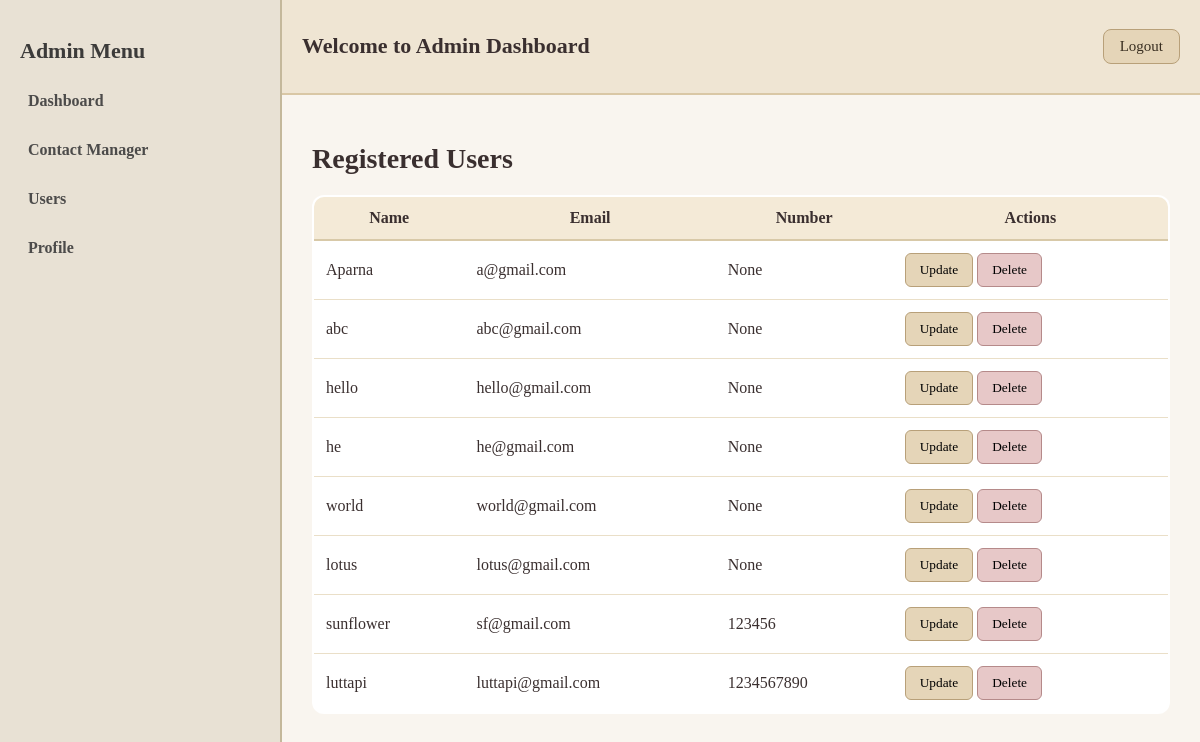
The app's page /userslist/, older data.
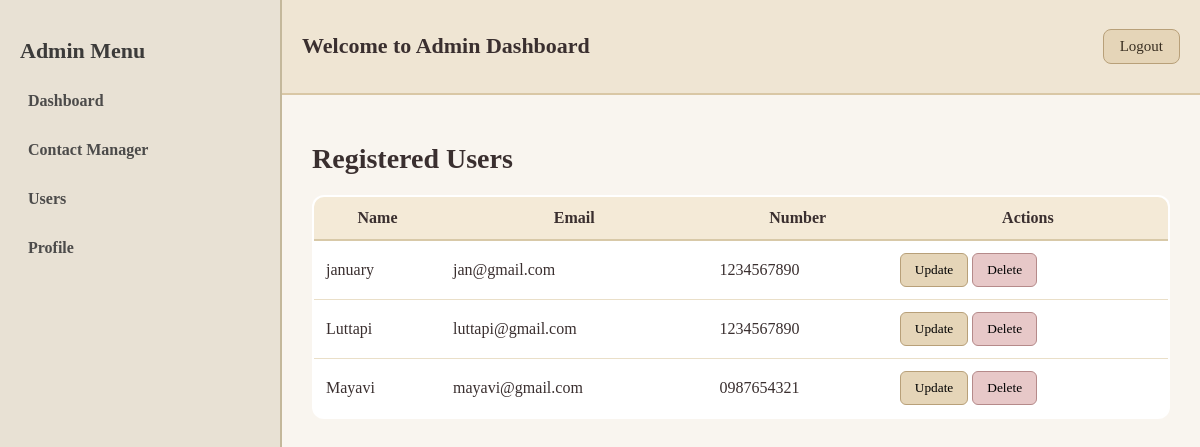
The same page, newer data.
### contacts/models.py (models this page shows)
class User(AbstractUser):
    phonenumber = models.CharField(max_length=20,blank=True,null=True)

### contacts/views.py (the view)
# urls.py: path('userslist/',views.userslist,name='userslist'),
def userslist(request):
    users_only = User.objects.filter(is_superuser=False)
    userslist = []
    for user in users_only:
        contact = user.contacts.first() if hasattr(user, 'contacts') else None
        userslist.append({
            'user_id':user.id,
            'username':user.username,
            'email':user.email,
            'phone':user.phonenumber if user.phonenumber else None,
            'contact_id':contact.id if contact else 0,
            'super_user':user.is_superuser,
        })
    return render(request,'userslist.html',{'userslist':userslist})

### contacts/templates/userslist.html (shortened to what this page needs)
{% load static %}
<!DOCTYPE html>
<html lang="en">
<head>
    <link rel="stylesheet" href="{% static 'css/userslist.css' %}">
</head>
<body>
    <div class="dashboard">
        <aside class="sidebar">
            <h2>Admin Menu</h2>
            <ul>
                <li><a href="{% url 'admindashboard' %}">Dashboard</a></li>
                <li><a href="{% url 'contactlist' %}">Contact Manager</a></li>
                <li><a href="{% url 'userslist' %}">Users</a></li>
                <li><a href="{% url 'profile' %}">Profile</a></li>
            </ul>
        </aside>
        <div class="main">
            <nav class="topnav">
                <h1>Welcome to Admin Dashboard</h1>
                <a href="{% url 'login' %}" class="logout-btn">Logout</a>
            </nav>
            <div class="content">
                <h1>Registered Users</h1>
                <table class="user-table">
                    <thead>
                        <tr>
                            <th>Name</th>
                            <th>Email</th>
                            <th>Number</th>
                            <th>Actions</th>
                        </tr>
                    </thead>
                    <tbody>
                        {% for x in userslist %}
                        <tr>
                            <td>{{ x.username }}</td>
                            <td>{{ x.email }}</td>
                            <td>{{ x.phone }}</td>
                            <td>
                                <a href="{% url 'update_user' x.user_id %}"><button class="update-btn">Update</button></a>
                                <a href="{% url 'delete_user' x.user_id %}"><button class="delete-btn">Delete</button></a>
                            </td>
                        </tr>
                        {% endfor %}
                    </tbody>
                </table>
            </div>
        </div>
    </div>
</body>
</html>

Row changes from the older to the newer data that the page shows:
removed User: username "Aparna", email "a@gmail.com"
removed User: username "abc", email "abc@gmail.com"
removed User: username "hello", email "hello@gmail.com"
removed User: username "he", email "he@gmail.com"
removed User: username "world", email "world@gmail.com"
removed User: username "lotus", email "lotus@gmail.com"
removed User: username "sunflower", email "sf@gmail.com", phone "123456"
removed User: username "luttapi", email "luttapi@gmail.com", phone "1234567890"
added User: username "january", email "jan@gmail.com", phone "1234567890"
added User: username "Luttapi", email "luttapi@gmail.com", phone "1234567890"
added User: username "Mayavi", email "mayavi@gmail.com", phone "0987654321"
Text that changed along with them:
new list line: "Update Delete"
list line gone: "None Update Delete"
list line gone: "Update Delete"
